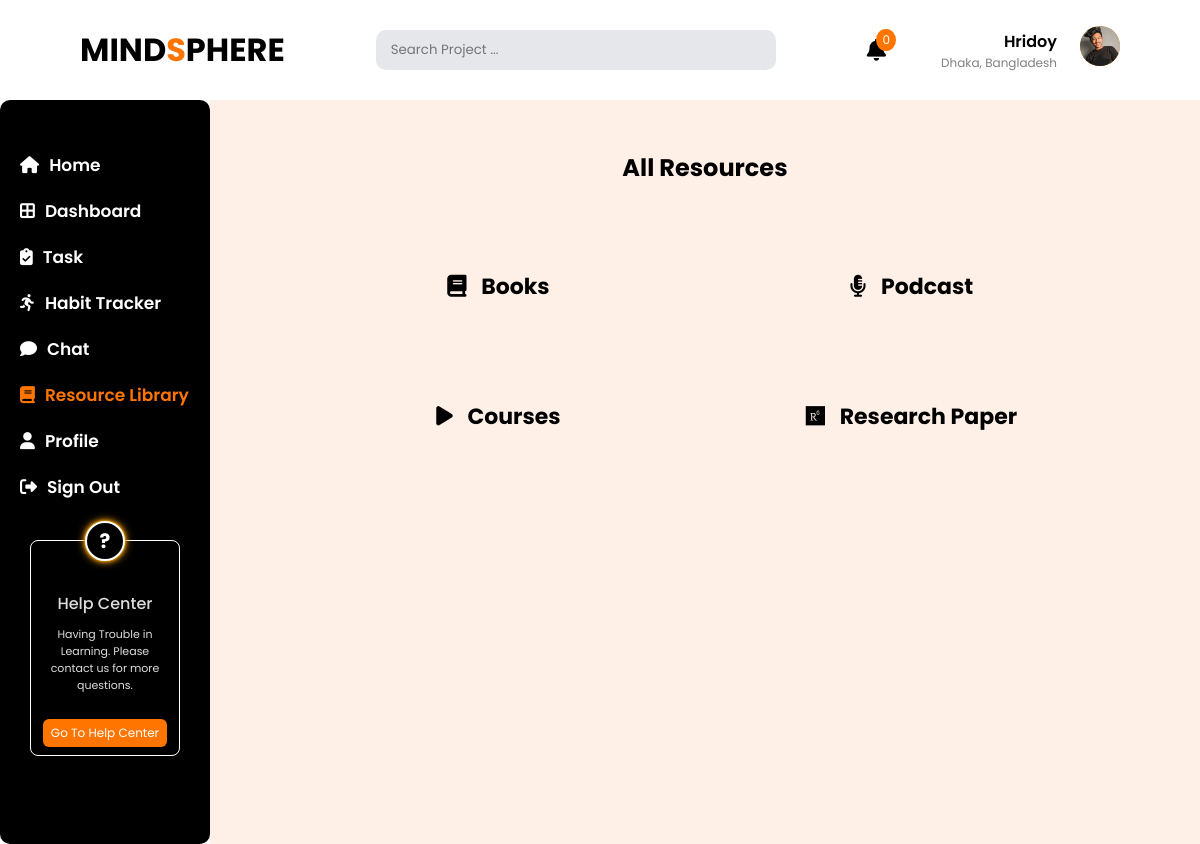
Page /dashboard/DashboardResourceLibrary.php (signed in) on the committed database.
### tables this page shows
CREATE TABLE `users` (
  `user_id` int(11) NOT NULL,
  `name` varchar(250) NOT NULL,
  `email` varchar(250) NOT NULL,
  `username` varchar(250) NOT NULL,
  `password` varchar(250) NOT NULL,
  `profession` varchar(255) NOT NULL,
  `location` varchar(100) DEFAULT NULL,
  `avatar` varchar(255) DEFAULT NULL,
  `created_at` datetime DEFAULT NULL
);

### dashboard/DashboardResourceLibrary.php (the view, shortened to what this page needs)
<?php
include("../config/db.php");
$user_id = $_SESSION['user_id'];
$notification_count = 0;
$query = "SELECT COUNT(*) as count FROM notification WHERE user_id = ?";
$stmt = $conn->prepare($query);
if ($stmt) {
    $stmt->bind_param("i", $user_id);
    $stmt->execute();
    $result = $stmt->get_result();
    if ($row = $result->fetch_assoc()) {
        $notification_count = $row['count'];
    }
} else {
    die("SQL Prepare failed (Notification Count): " . $conn->error);
}
$user_name = "Guest";
$user_location = "";
$stmt = $conn->prepare("SELECT name, email, location, profession, avatar FROM users WHERE user_id = ?");
if ($stmt) {
    $stmt->bind_param("i", $user_id);
    $stmt->execute();
    $res = $stmt->get_result();
    if ($row = $res->fetch_assoc()) {
        $user_name = $row['name'];
        $user_location = $row['location'];
        $user_avatar = $row['avatar'] ?: "../img/profilePicture.png";
    }
} else {
    die("SQL Prepare failed (User Info): " . $conn->error);
}
?>
<!DOCTYPE html>
<html lang="en">
  <head>
    <link rel="stylesheet" href="../css/style.css" />
    <link rel="stylesheet" href="../css/DashboardResourceLibrary.css" />
    <link
      rel="stylesheet"
      href="https://cdnjs.cloudflare.com/ajax/libs/font-awesome/6.7.2/css/all.min.css"
 />
  </head>
  <body>
    <div class="dashboard-top-bar">
      <header class="header">
        <div class="dashboard-logo">MIND<span>S</span>PHERE</div>
        <input type="text" class="search-bar" placeholder="Search Project ..." />
        <div class="right-section">
          <div class="notification">
            <span class="bell-icon"><i class="fa-solid fa-bell"></i></span>
            <span class="badge"><?= $notification_count ?></span>
          </div>
          <div class="profile-info">
            <div class="avatar-info">
              <p class="name"><?= htmlspecialchars($user_name) ?></p>
              <p class="location"><?= htmlspecialchars($user_location) ?></p>
            </div>
            <a href="../dashboard/DashboardProfile.php"><img class="avatar" src="<?php echo htmlspecialchars($user_avatar); ?>" alt="Avatar" /></a>
          </div>
        </div>
      </header>
    </div>
    <div class="page-body">
        <div class="dashboard-sidebar">
            <div class="dashboard-menu">
                <ul class="dashboard-menu-item">
            <li>
              <a href="../index.php"><i class="fa-solid fa-house"></i>Home</a>
            </li>
            <li>
              <a href="../dashboard/Dashboard.php"
                ><i class="fa-solid fa-border-all"></i>Dashboard</a
              >
            </li>
            <li>
              <a href="../dashboard/DashboardTask.php"
                ><i class="fa-solid fa-clipboard-check"></i>Task</a
              >
            </li>
            <li>
              <a href="../dashboard/dashboardHabitML.php"
                ><i class="fa-solid fa-person-running"></i>Habit Tracker</a
              >
            </li>
            <li>
              <a href="../dashboard/DashboardChat.php"
                ><i class="fa-solid fa-comment"></i>Chat</a
              >
            </li>
            <li>
              <a href="../dashboard/DashboardResourceLibrary.php" class="active"
                ><i class="fa-solid fa-book"></i>Resource Library</a
              >
            </li>
            <li>
              <a href="../dashboard/DashboardProfile.php"
                ><i class="fa-solid fa-user"></i>Profile</a
              >
            </li>
            <li>
              <a href="../logout.php"><i class="fa-solid fa-right-from-bracket"></i>Sign Out</a>
            </li>
          </ul>
                <div class="dashboard-help-card">
                    <div class="card">
                        <p class="question-icon"><span>?</span></p>
                        <div class="help-card-content">
                            <p class="help-card-content-title">Help Center</p>
                            <p class="description">Having Trouble in Learning. Please contact us for more questions.</p>
                            <button class="button">Go To Help Center</button>
                        </div>
                    </div>
                </div>
            </div>
        </div>
    <div class="dashboard-content">
        <h2>All Resources</h2>
        <div class="wrapper-div">
            <div class="card">
                <p><a href="../resourceLibraryBooks.html"> <span><i class="fa-solid fa-book"></i></span> Books</a></p>
            </div>
            <div class="card">
                <p><a href="../resourceLibraryPodcast.php"> <span><i class="fa-solid fa-microphone-lines"></i></span> Podcast</a></p>
            </div>
            <div class="card">
                <p><a href="../resourceLibrarayCourse.php"> <span><i class="fa-solid fa-play"></i></span> Courses</a></p>
            </div>
            <div class="card">
                <p><a href=""> <span><i class="fa-brands fa-researchgate"></i></span> Research Paper</a></p>
            </div>
        </div>
      </div>
    </div>
  </body>
</html>

### css/style.css (style rules this page uses)
* { margin: 0; padding: 0; box-sizing: border-box; font-family: "Poppins", sans-serif; text-decoration: none; }
:root { --primary-color: #ff7500; --secondary-color: #f5e1cc; --bg-color: #fff0e7; }
input { padding: 12px; margin-bottom: 18px; border-radius: 8px; border: 1px solid #ccc; }
.header { display: flex; align-items: center; justify-content: space-between; padding: 50px 80px; background: #fff; height: 80px; }
.dashboard-logo { font-size: 32px; font-weight: bold; display: flex; align-items: center; }
.dashboard-logo span { color: var(--primary-color); }
.search-bar { flex: 1; margin: 0 30px; padding: 10px 15px; border: none; border-radius: 10px; background: #e5e7eb; max-width: 400px; outline: none; }
.right-section { display: flex; align-items: center; gap: 55px; }
.notification { position: relative; }
.bell-icon { font-size: 22px; }
.badge { position: absolute; top: -5px; right: -10px; background: #ff7500; color: white; font-size: 12px; padding: 2px 6px; border-radius: 50%; }
.profile-info { text-align: right; display: flex; align-items: center; gap: 23px; }
.profile-info img { background: orange; }
.profile-info .name { font-weight: 600; font-size: 16px; }
.profile-info .location { font-size: 12px; color: gray; }
.avatar { width: 40px; height: 40px; border-radius: 50%; object-fit: cover; }
.page-body { display: flex; width: 100%; }
.dashboard-content { width: 100%; padding: 50px; }
.dashboard-sidebar { background-color: black; width: 250px; padding: 40px 20px; border-radius: 10px; }
.dashboard-menu { display: flex; flex-direction: column; justify-content: space-between; height: 100%; }
.dashboard-menu-item { margin-bottom: 20px; }
.dashboard-menu ul li { margin-bottom: 20px; list-style: none; }
.dashboard-menu ul li a { color: white; text-decoration: none; font-size: 17px; font-weight: 600; transition: all; transition-duration: 300ms; }
.dashboard-menu-item a.active { color: var(--primary-color); }
.dashboard-menu ul li a i { margin-right: 10px; }
.dashboard-help-card { display: flex; justify-content: center; align-items: center; padding: 0 10px; }
.dashboard-help-card .card { border-radius: 8px; padding: 0 7px; text-align: center; position: relative; overflow: visible; border: 1px solid white; }
.question-icon { position: absolute; left: 50%; transform: translateX(-50%); top: -20px; color: white; width: 40px; height: 40px; display: flex; justify-content: center; align-items: center; background-color: black; border-radius: 50%; font-weight: 700; font-size: 20px; border: 2px solid white; box-shadow: 0 0 10px #ffa500, 0 0 5px #ffa500, 0 0 2px #ffa500; box-sizing: border-box; }
.question-icon span { color: white; }
.help-card-content { color: #ddd; margin-top: 50px; }
.help-card-content-title { font-weight: 500; font-size: 16px; margin-bottom: 10px; }
.help-card-content .description { font-size: 11px; margin-bottom: 25px; }
.help-card-content button { background-color: var(--primary-color); padding: 5px 8px; border-radius: 6px; border: none; font-size: 12px; color: white; font-weight: 400; margin-bottom: 8px; }
.dashboard-content { background-color: var(--bg-color); }
.dashboard-content { background-color: #fff0e7; }

### css/DashboardResourceLibrary.css (style rules this page uses)
h2 { text-align: center; }
.card { text-align: center; margin-bottom: 3rem; }
.wrapper-div { display: grid; grid-template-columns: 1fr 1fr; margin-top: 3rem; padding: 0px 2rem; }
a { text-decoration: none; color: #000; display: block; font-size: 22px; font-weight: bold; margin: 12px 0; }
a span { margin-right: 10px; }

### rows in the picture
users: name "Hridoy", location "Dhaka, Bangladesh", avatar (picture)

### other values in the picture
$notification_count "0"
